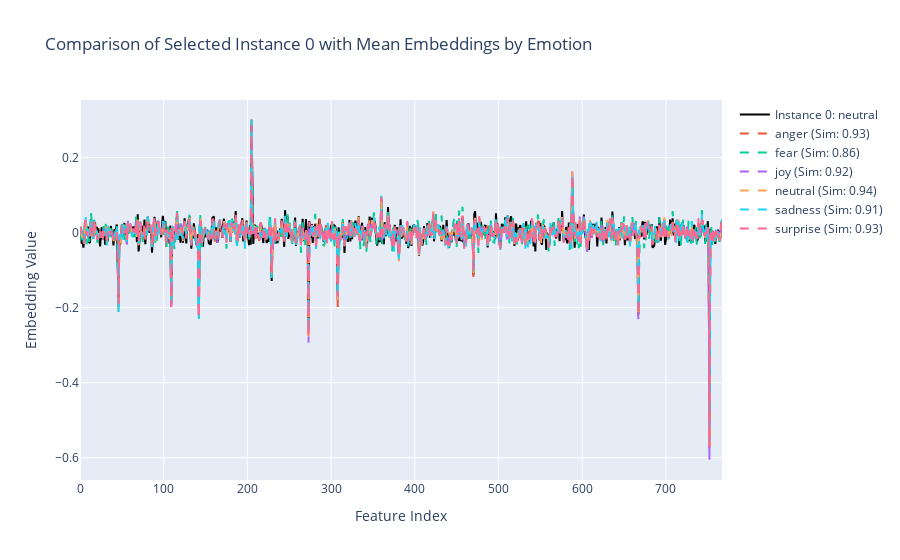

Notebook code for this chart:
### Code cell
# Filter out emotions with no embeddings
filtered_mean_embeddings = {emotion: embedding for emotion, embedding in mean_embeddings.items() if embedding is not None}

# Convert mean embeddings to a matrix for cosine similarity computation
mean_embedding_matrix = np.array([embedding for embedding in filtered_mean_embeddings.values()])

# Function to normalize embeddings (already normalized in the above code)
def normalize_embedding(embedding):
    return normalize(embedding.reshape(1, -1)).flatten()


# Function to create plot for a selected instance
def create_plot(selected_instance_index):
    selected_instance = normalize_embedding(tp_embeddings[selected_instance_index])
    
    # Compute cosine similarity with mean embeddings
    similarity_scores = cosine_similarity([selected_instance], mean_embedding_matrix).flatten()

    # Create figure
    fig = go.Figure()
    # Add trace for selected instance
    fig.add_trace(go.Scatter(
        x=list(range(768)),
        y=selected_instance,
        mode='lines',
        name=f"Instance {selected_instance_index}: {label_decoder_list[tp_labels[selected_instance_index]]}",
        line=dict(color='black')
    ))

    # Add traces for each emotion's mean embedding
    for i, emotion in enumerate(filtered_mean_embeddings.keys()):
        fig.add_trace(go.Scatter(
            x=list(range(768)),
            y=mean_embedding_matrix[i],
            mode='lines',
            name=f'{emotion} (Sim: {similarity_scores[i]:.2f})',
            line=dict(dash='dash')
        ))

    # Update layout for better readability
    fig.update_layout(
        title=f'Comparison of Selected Instance {selected_instance_index} with Mean Embeddings by Emotion',
        xaxis_title='Feature Index',
        yaxis_title='Embedding Value',
        hovermode='x unified'
    )

    # Show the figure
    fig.show()

# Initial plot
create_plot(0)

# Interactive input form to select instance
interact(create_plot, selected_instance_index=IntSlider(min=0, max=len(tp_embeddings)-1, step=1, value=0));

### Figure 1 — Plotly figure (JSON) as saved in the notebook; plotly's stock layout.template omitted (floating-point values rounded to 4 significant figures; data arrays with more than 128 entries replaced by an {"elided": "..."} marker saying what was removed)
{"data": [{"line": {"color": "black"}, "mode": "lines", "name": "Instance 0: neutral", "type": "scatter", "x": {"elided": "768 int values"}, "y": {"elided": "768 float values"}}, {"line": {"dash": "dash"}, "mode": "lines", "name": "anger (Sim: 0.93)", "type": "scatter", "x": {"elided": "768 int values"}, "y": {"elided": "768 float values"}}, {"line": {"dash": "dash"}, "mode": "lines", "name": "fear (Sim: 0.86)", "type": "scatter", "x": {"elided": "768 int values"}, "y": {"elided": "768 float values"}}, {"line": {"dash": "dash"}, "mode": "lines", "name": "joy (Sim: 0.92)", "type": "scatter", "x": {"elided": "768 int values"}, "y": {"elided": "768 float values"}}, {"line": {"dash": "dash"}, "mode": "lines", "name": "neutral (Sim: 0.94)", "type": "scatter", "x": {"elided": "768 int values"}, "y": {"elided": "768 float values"}}, {"line": {"dash": "dash"}, "mode": "lines", "name": "sadness (Sim: 0.91)", "type": "scatter", "x": {"elided": "768 int values"}, "y": {"elided": "768 float values"}}, {"line": {"dash": "dash"}, "mode": "lines", "name": "surprise (Sim: 0.93)", "type": "scatter", "x": {"elided": "768 int values"}, "y": {"elided": "768 float values"}}], "layout": {"hovermode": "x unified", "title": {"text": "Comparison of Selected Instance 0 with Mean Embeddings by Emotion"}, "xaxis": {"title": {"text": "Feature Index"}}, "yaxis": {"title": {"text": "Embedding Value"}}}}
